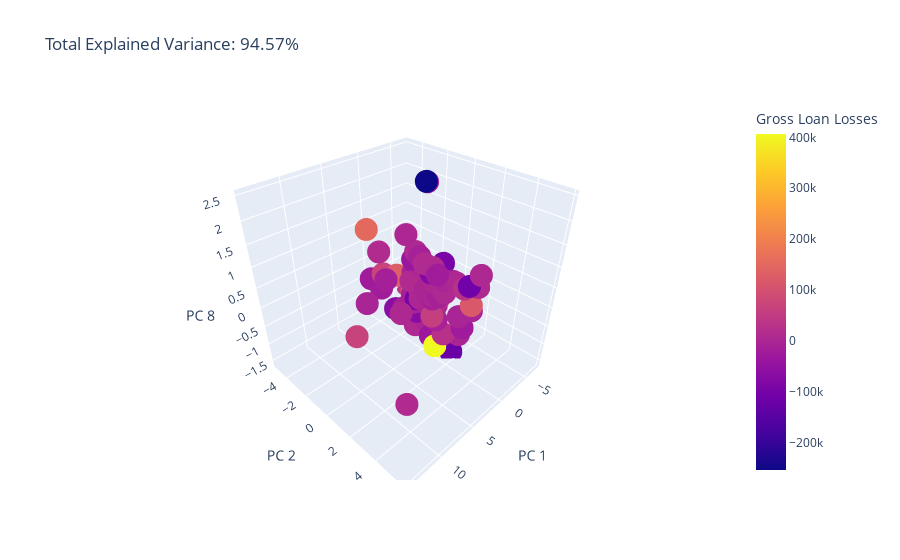

Notebook code cell kept with this figure:
### Code cell
import plotly.express as px
from sklearn.decomposition import PCA

###### input#####

X_input = X_sc
y_input = cf_ccar_sta['Gross Loan Losses']
label_y = 'Gross Loan Losses'
######################


components = pca.transform(X_input)

total_var = pca.explained_variance_ratio_.sum() * 100
labels = {str(i): f"PC {i+1}" for i in range(n_component)}
labels['color'] = label_y

fig = px.scatter_3d(
    components, x=0, y=1, z=7, color=y_input,
    labels=labels,
    title=f'Total Explained Variance: {total_var:.2f}%',
)
fig.show()
